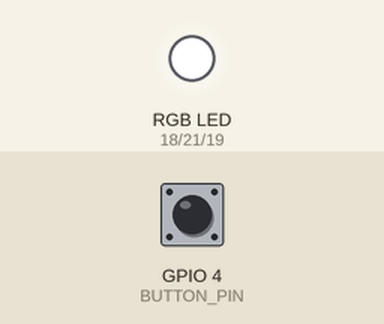
Simulated run of this sketch. Board: ESP32. On the bench: an RGB LED mixed from three pins (HIGH = lit). The test bench sets the inputs (shaded band); at power-on: GPIO 4 (BUTTON_PIN) HIGH. Dim RGB values are drawn brighter than linear; random numbers use the default seed unless the sketch sets one.

Above: at 1.2 s.
1.3 s: GPIO 4 (BUTTON_PIN) pulled LOW for 0.15 s
At 2.0 s:
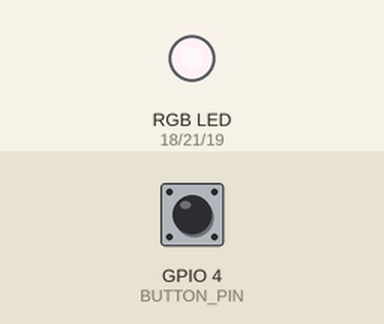
2.9 s: GPIO 4 (BUTTON_PIN) pulled LOW for 1 s
At 3.2 s:
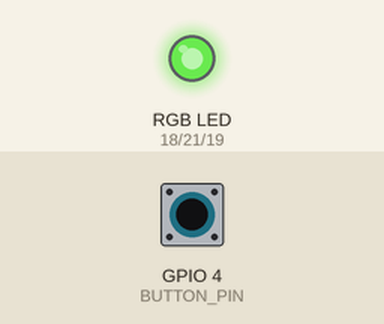
5.4 s: GPIO 4 (BUTTON_PIN) pulled LOW for 0.15 s
At 6.3 s:
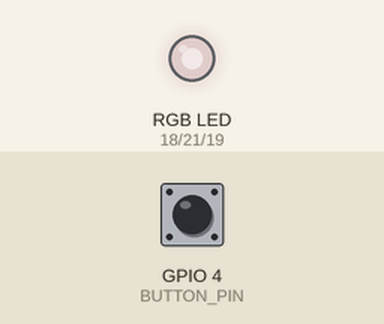
7.0 s: GPIO 4 (BUTTON_PIN) pulled LOW for 3.2 s
At 7.5 s:
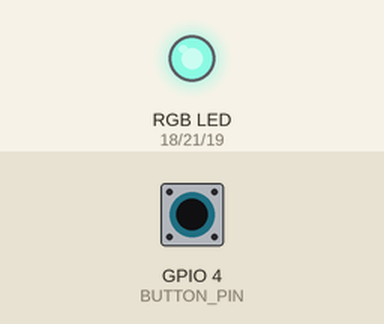
11.7 s: GPIO 4 (BUTTON_PIN) pulled LOW for 0.15 s
At 12.3 s:
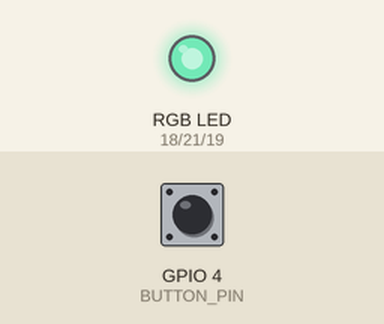
13.3 s: GPIO 4 (BUTTON_PIN) pulled LOW for 1 s
At 14.7 s:
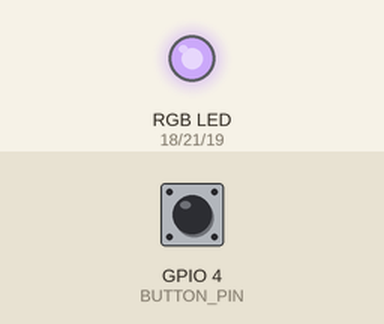
Timing chart, 0 to 16.3 s (numbered marks = the images above; inputs shaded):
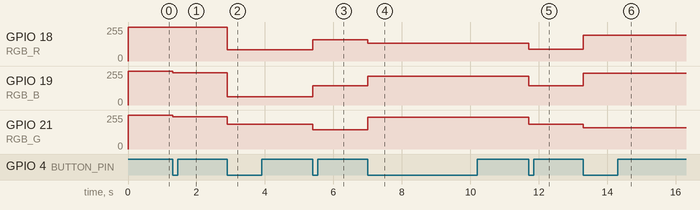

The sketch:

button_led.ino
```cpp
#define BUTTON_PIN  4
#define RGB_R       18
#define RGB_G       21
#define RGB_B       19

// 記錄上一次的按鈕狀態，用來偵測「按下」的那一瞬間（邊緣觸發）
int lastButtonState = HIGH;

void setRGB(int r, int g, int b) {
  // 假設你是使用共陽極 RGB LED，255 代表全滅，0 代表全亮
  ledcWrite(RGB_R, 255 - r);
  ledcWrite(RGB_G, 255 - g);
  ledcWrite(RGB_B, 255 - b);
}

void setup() {
  // 初始化按鈕引腳，使用內建上拉電阻（沒按下時是 HIGH，按下時是 LOW）
  pinMode(BUTTON_PIN, INPUT_PULLUP);

  ledcAttach(RGB_R, 5000, 8);
  ledcAttach(RGB_G, 5000, 8);
  ledcAttach(RGB_B, 5000, 8);

  // 初始化隨機數種子（讀取未連接引腳的噪訊，讓每次開機的隨機序列都不同）
  randomSeed(analogRead(0));

  // 初始燈光先調成全滅 (0, 0, 0)
  setRGB(0, 0, 0);
}

void loop() {
  // 讀取當前按鈕狀態
  int currentButtonState = digitalRead(BUTTON_PIN);

  // 偵測按鈕被「按下」的那一瞬間：原本是 HIGH (沒壓)，變成 LOW (按下)
  if (lastButtonState == HIGH && currentButtonState == LOW) {

    // 生成 0 ~ 255 的隨機 RGB 數值
    int randomR = random(0, 256);
    int randomG = random(0, 256);
    int randomB = random(0, 256);

    // 呼叫設定顏色的函數
    setRGB(randomR, randomG, randomB);

    // 簡單的防彈跳延時 (Debounce)
    delay(50);
  }

  // 更新按鈕狀態，留到下一次循環比較
  lastButtonState = currentButtonState;
}
```

Measured:
- after the input at 1.3 s, GPIO 19 (RGB_B): 255/255 → 243/255 at once; GPIO 21 (RGB_G): 255/255 → 241/255 at once
- after the input at 2.9 s, GPIO 18 (RGB_R): 255/255 → 84/255 at once; GPIO 19 (RGB_B): 243/255 → 63/255 at once; GPIO 21 (RGB_G): 241/255 → 187/255 at once
- after the input at 5.4 s, GPIO 18 (RGB_R): 84/255 → 158/255 at once; GPIO 19 (RGB_B): 63/255 → 143/255 at once; GPIO 21 (RGB_G): 187/255 → 144/255 at once
- after the input at 7.0 s, GPIO 18 (RGB_R): 158/255 → 132/255 at once; GPIO 19 (RGB_B): 143/255 → 215/255 at once; GPIO 21 (RGB_G): 144/255 → 237/255 at once
- after the input at 11.7 s, GPIO 18 (RGB_R): 132/255 → 90/255 at once; GPIO 19 (RGB_B): 215/255 → 145/255 at once; GPIO 21 (RGB_G): 237/255 → 184/255 at once
- after the input at 13.3 s, GPIO 18 (RGB_R): 90/255 → 194/255 at once; GPIO 19 (RGB_B): 145/255 → 239/255 at once; GPIO 21 (RGB_G): 184/255 → 160/255 at once
